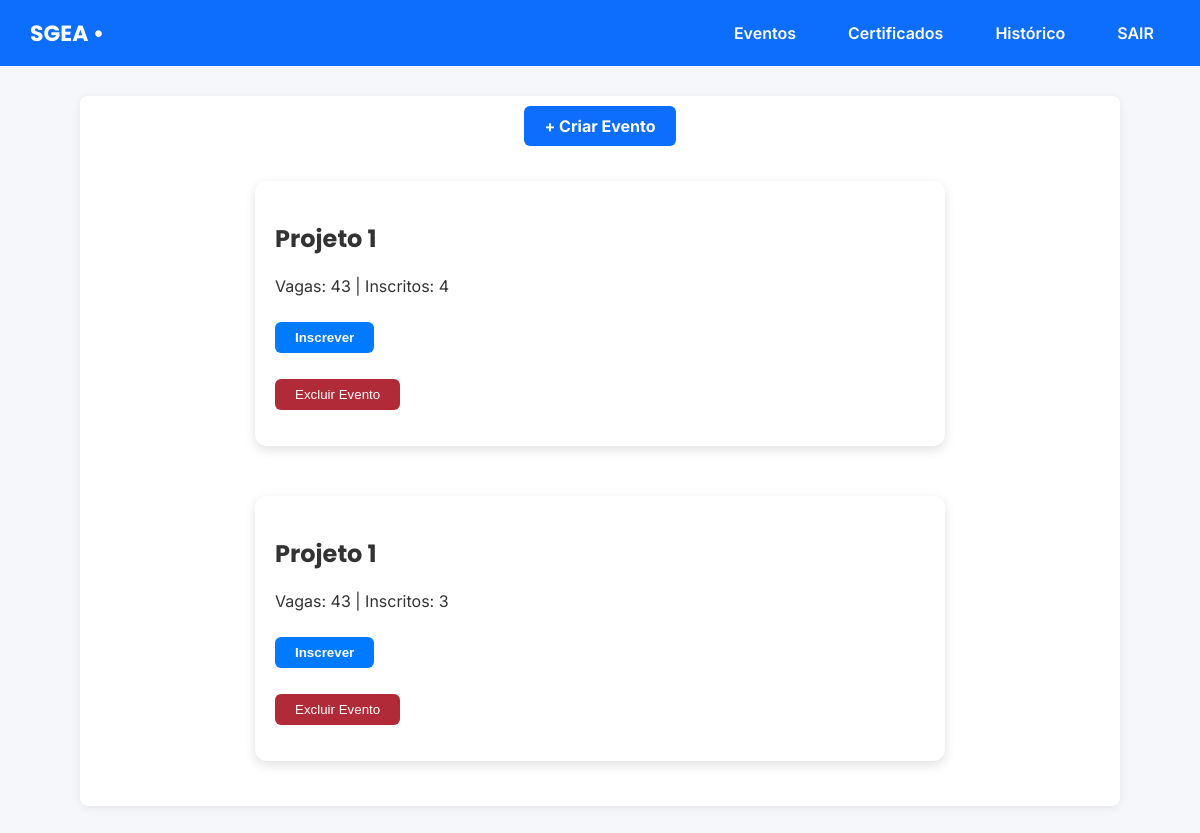
The app's page /eventos/ (signed in), older data.
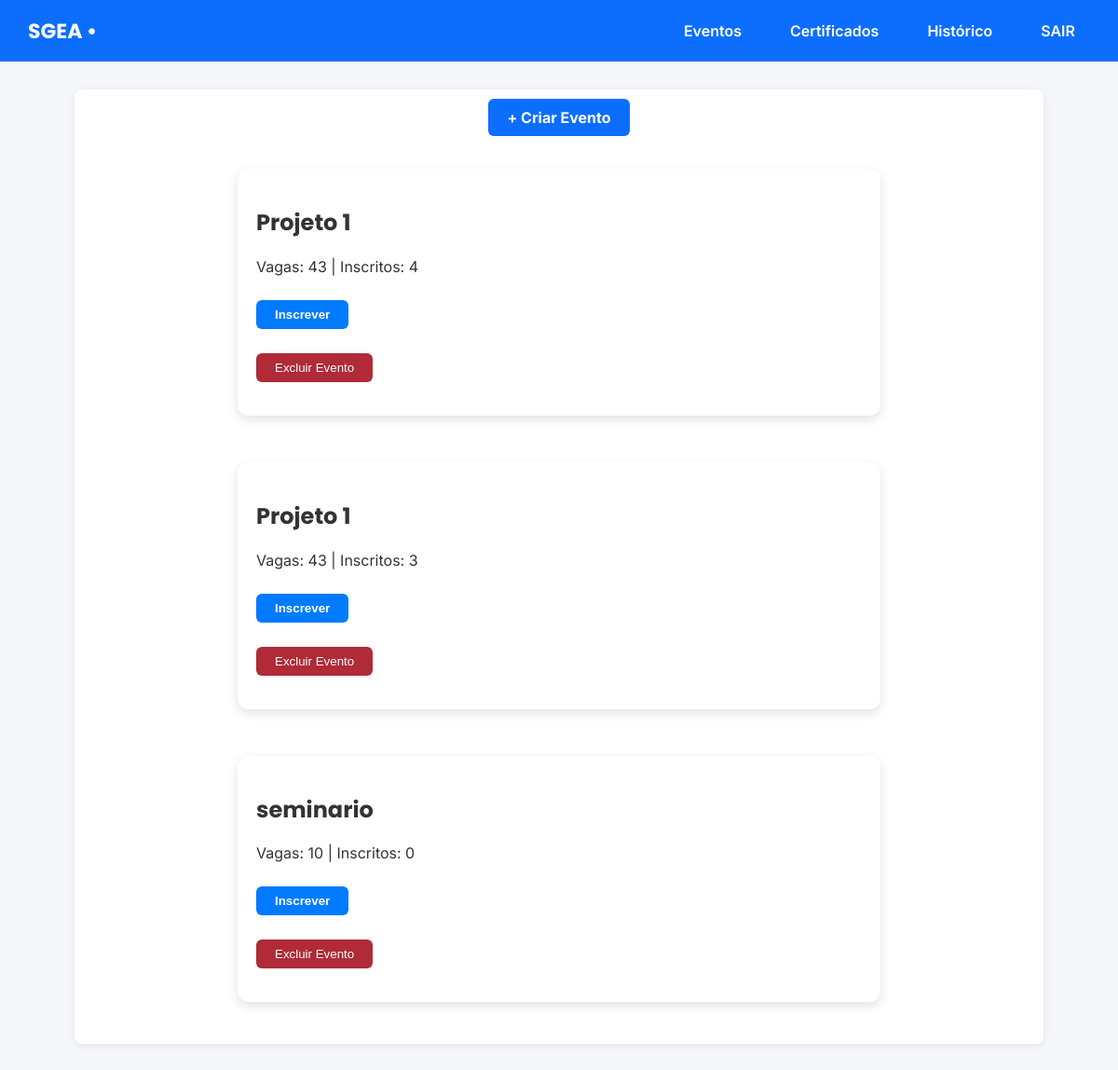
The same page, newer data.
### eventos/models.py (models this page shows, shortened)
class Evento(models.Model):
    TIPOS = [
        ('SEMINARIO', 'Seminário'),
        ('PALESTRA', 'Palestra'),
        ('MINICURSO', 'Minicurso'),
        ('SEMANA', 'Semana Acadêmica'),
    ]
    tipo = models.CharField(max_length=20, choices=TIPOS)
    nome = models.CharField(max_length=100)
    data_inicial = models.DateField()
    data_final = models.DateField()
    horario = models.TimeField()
    local = models.CharField(max_length=100)
    vagas = models.PositiveIntegerField()
    organizador = models.ForeignKey(
        settings.AUTH_USER_MODEL,
        on_delete=models.PROTECT,
        related_name='eventos_organizados',
        limit_choices_to={'groups__name': 'Professor'},
        null=True,
        blank=True
    )
    responsavel = models.ForeignKey(
        settings.AUTH_USER_MODEL,
        on_delete=models.PROTECT,
        related_name='eventos_responsaveis',
        limit_choices_to={'groups__name': 'Professor'},
        null=True,
        blank=True
    )
    banner = models.ImageField(upload_to="banners/", null=True, blank=True)

### eventos/views.py (the view)
# urls.py: path('', views.listar_eventos, name='listar_eventos'),
@login_required
def listar_eventos(request):
    eventos = Evento.objects.all()
    return render(request, "eventos/listar.html", {
        "eventos": eventos
    })

### SGEA/templates/eventos/listar.html (shortened to what this page needs)
{% extends 'base.html' %}
{% load static %}
{% block content %}
<div class="eventos-container">
    {% if user.perfil == "ORGANIZADOR" %}
        <div style="text-align: right; margin-bottom: 20px;">
            <a href="{% url 'criar_evento' %}"
               class="btn-inscrever"
               style="
                   background:#0d6efd;
                   padding:10px 20px;
                   color:white;
                   text-decoration:none;
                   border-radius:6px;
                   font-weight:bold;
               ">
                + Criar Evento
            </a>
        </div>
    {% endif %}
    {% for evento in eventos %}
        <div class="card-evento">
            <h2>{{ evento.nome }}</h2>
            <p>Vagas: {{ evento.vagas }} | Inscritos: {{ evento.inscricao_set.count }}</p>
            {% if evento.id in inscricoes_ids %}
                <p class="texto-inscrito">Você já está inscrito</p>
                <form method="POST" action="{% url 'cancelar_inscricao' evento.id %}">
                    {% csrf_token %}
                    <button class="btn-cancelar">Cancelar inscrição</button>
                </form>
            {% else %}
                <form method="POST" action="{% url 'inscrever_evento' evento.id %}">
                    <button class="btn-inscrever">Inscrever</button>
                </form>
            {% endif %}
            {% if user.perfil == "ORGANIZADOR" %}
                <form method="POST" action="{% url 'excluir_evento' evento.id %}">
                <button class="btn-excluir" onclick="return confirm('Tem certeza que deseja excluir este evento?')">
                        Excluir Evento
    </button>
</form>
{% endif %}
        </div>
    {% endfor %}
</div>
{% endblock %}

Row changes from the older to the newer data that the page shows:
added Evento: nome "seminario", vagas "10", inscricao_set.count "0", shows "Inscrever"
